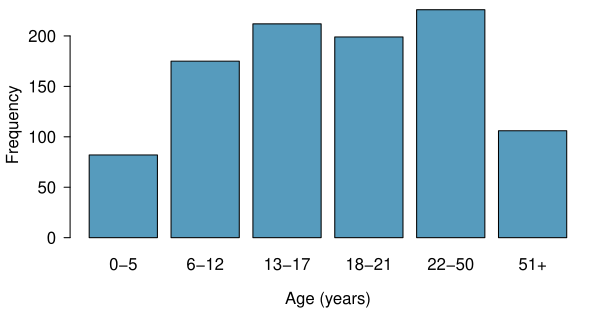

Write the R code that produced this figure.
library(openintro)
#data(dds.discr)
data(COL)

myPDF("ddsAgeCohortPlot.pdf",
      6.05, 3.1,
      mar = c(3.5, 3.5, 0.5, 1),
      mgp = c(2.4, 0.7, 0))
plot(dds.discr$age.cohort,
     xlab = 'Age (years)',
     ylab = "Frequency",
     col = COL[1],
     border = COL[5])
dev.off()
